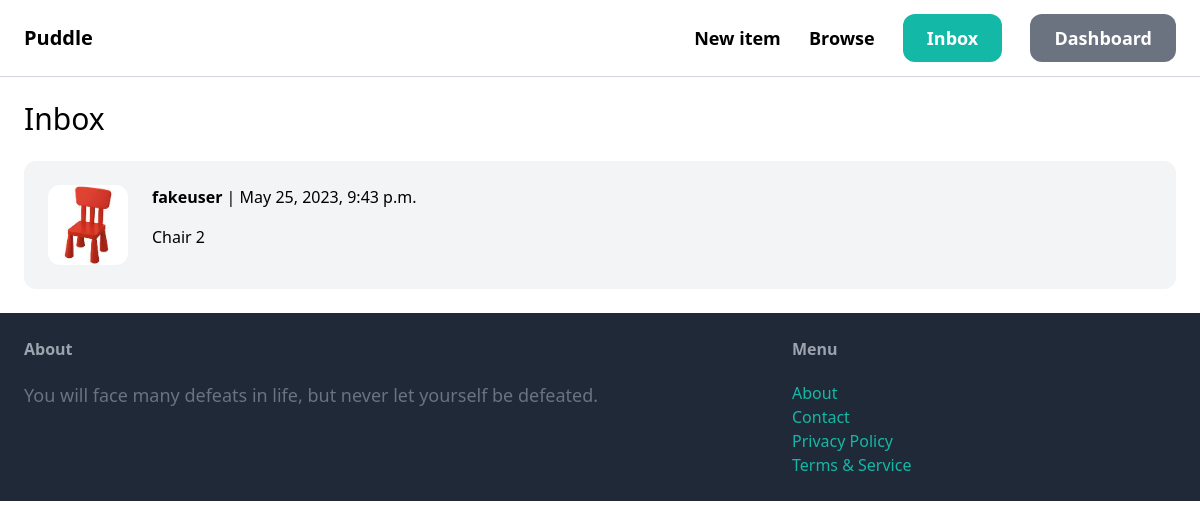
The page /inbox/ (signed in) on the database its author committed.
### conversation/models.py (models this page shows)
class Conversation(models.Model):
    item = models.ForeignKey(Item, related_name='conversations', on_delete=models.CASCADE)
    members = models.ManyToManyField(User, related_name='conversations')
    created_at = models.DateTimeField(auto_now_add=True)
    modified_at = models.DateTimeField(auto_now=True)
    class Meta:
        ordering = ('-modified_at',)

### item/models.py (models this page shows, shortened)
class Item(models.Model):
    Category = models.ForeignKey(Category, related_name='items', on_delete=models.CASCADE)
    name = models.CharField(max_length=255)
    description = models.TextField(blank=True, null=False)
    price = models.FloatField()
    image = models.ImageField(upload_to='item_images', blank=True, null=True)
    is_sold = models.BooleanField(default=False)
    created_by = models.ForeignKey(User, related_name='items', on_delete=models.CASCADE)
    created_at = models.DateTimeField(auto_now_add=True)

### conversation/views.py (the view)
# urls.py: path('', views.inbox, name='inbox'),
@login_required
def inbox(request):
    conversations = Conversation.objects.filter(members__in=[request.user.id])
    return render(request, 'Conversation/inbox.html', dict(conversations=conversations))

### conversation/templates/conversation/inbox.html (shortened to what this page needs)
{% extends 'core/base.html' %}
{% block content %}
<h1 class="mb-6 text-3xl">Inbox</h1>
<div class="space-y-6">
    {% for conversation in conversations %}
    <a href="{% url 'conversation:detail' conversation.id %}">
        <div class="p-6 flex bg-gray-100 rounded-xl">
            <div class="pr-6">
                <img src="{{ conversation.item.image.url }}" class="w-20 rounded-xl">
            </div>
            <div>
                {% for member in conversation.members.all %}
                    {% if member != request.user %}
                        <p class="mb-4"><strong>{{ member.username }}</strong> | {{ conversation.modified_at }}</p>
                        <p>{{ conversation.item.name }}</p>
                    {% endif %}
                {% endfor %}
            </div>
        </div>
    </a>
    {% endfor %}
</div>
{% endblock %}

### rows shown on the page
Conversation: item.image (picture), modified_at "May 25, 2023, 9:43 p.m.", item.name "Chair 2"

### other values the page prints
{{ member.username }} "fakeuser"
